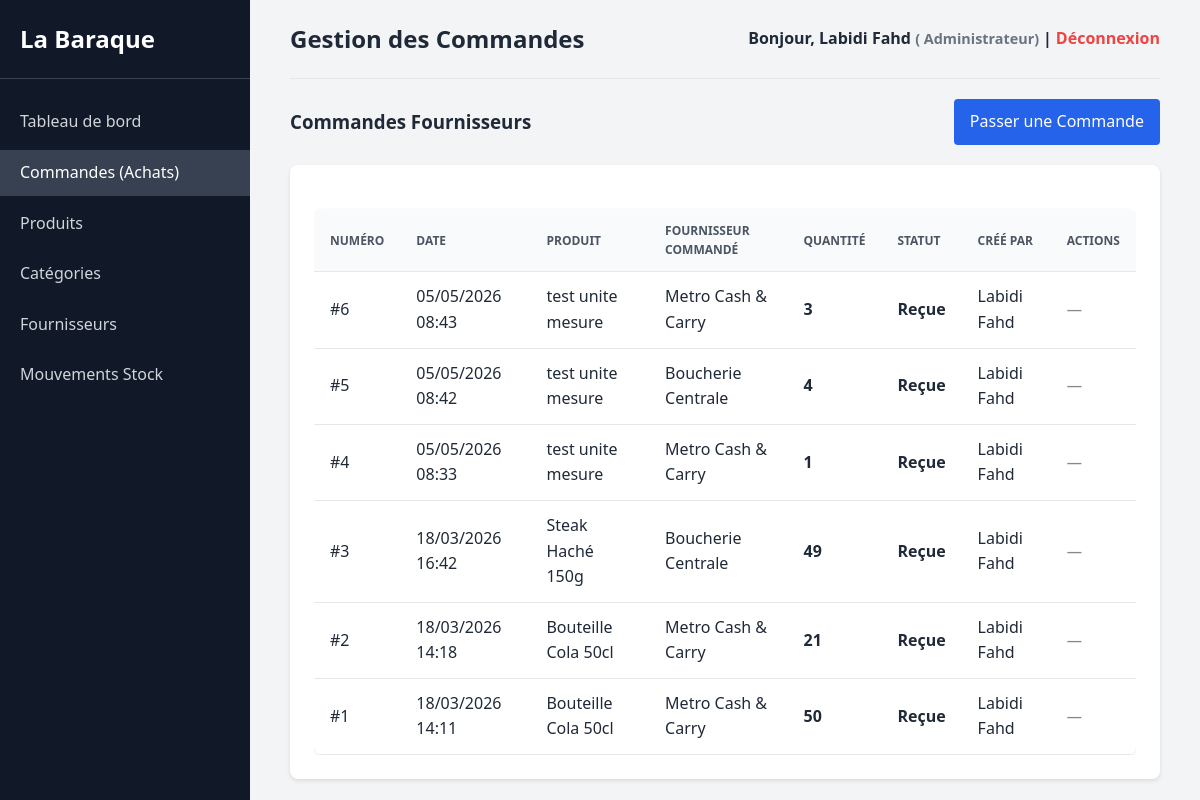
Page /index.php?controleur=commande&action=index (signed in) on the committed database.
### tables this page shows
CREATE TABLE IF NOT EXISTS `commandes` (
  `id_commande` int(11) NOT NULL AUTO_INCREMENT,
  `date_commande` datetime NOT NULL,
  `quantite` int(11) NOT NULL,
  `statut` enum('En attente','Reçue','Annulée') NOT NULL DEFAULT 'En attente',
  `id_prod` int(11) NOT NULL,
  `id_fourni` int(11) NOT NULL,
  `id_utilisateur` int(11) NOT NULL,
  PRIMARY KEY (`id_commande`),
  KEY `id_prod` (`id_prod`),
  KEY `id_fourni` (`id_fourni`),
  KEY `id_utilisateur` (`id_utilisateur`)
);

CREATE TABLE IF NOT EXISTS `produits` (
  `id_prod` int(11) NOT NULL AUTO_INCREMENT,
  `nom_prod` varchar(100) NOT NULL,
  `unite` varchar(20) NOT NULL,
  `stock_initial` int(11) NOT NULL DEFAULT 0,
  `seuil_alerte` int(11) NOT NULL DEFAULT 5,
  `id_categ` int(11) NOT NULL,
  `id_fourni` int(11) NOT NULL,
  PRIMARY KEY (`id_prod`),
  KEY `id_categ` (`id_categ`),
  KEY `id_fourni` (`id_fourni`)
);

CREATE TABLE IF NOT EXISTS `fournisseurs` (
  `id_fourni` int(11) NOT NULL AUTO_INCREMENT,
  `nom_fourni` varchar(100) NOT NULL,
  `tel_fourni` varchar(20) DEFAULT NULL,
  `rue_fourni` varchar(150) DEFAULT NULL,
  `cp_fourni` varchar(10) DEFAULT NULL,
  `ville_fourni` varchar(100) DEFAULT NULL,
  PRIMARY KEY (`id_fourni`)
);

CREATE TABLE IF NOT EXISTS `utilisateurs` (
  `id_utilisateur` int(11) NOT NULL AUTO_INCREMENT,
  `nom` varchar(100) NOT NULL,
  `email` varchar(150) NOT NULL,
  PRIMARY KEY (`id_utilisateur`),
  UNIQUE KEY `email` (`email`)
);

### controleurs/CommandeController.php (called while the page is built, shortened)
<?php
require_once BASE_PATH . '/modeles/Commande.php';
class CommandeController
{
    private $commandeModel;
    public function __construct()
    {
        $this->commandeModel      = new Commande();
    }
    public function index()
    {
        $commandes = $this->commandeModel->getAllWithDetails();
        require_once BASE_PATH . '/vues/commandes/index.php';
        require_once BASE_PATH . '/vues/layout.php';
    }
}
?>

### config/database.php (called while the page is built, shortened)
<?php
class Database
{
    private static $instance = null;
    private $conn;
    private function __construct()
    {
        try {
            $this->conn = new PDO("mysql:host=" . DB_HOST . ";dbname=" . DB_NAME . ";charset=utf8mb4", DB_USER, DB_PASS);
            $this->conn->setAttribute(PDO::ATTR_ERRMODE, PDO::ERRMODE_EXCEPTION);
            $this->conn->setAttribute(PDO::ATTR_DEFAULT_FETCH_MODE, PDO::FETCH_ASSOC);
            $this->conn->exec("SET NAMES utf8mb4");
        } catch (PDOException $e) {
            die("Erreur de connexion : " . $e->getMessage());
        }
    }
    public static function getInstance()
    {
        if (!self::$instance) {
            self::$instance = new Database();
        }
        return self::$instance;
    }
    public function getConnection()
    {
        return $this->conn;
    }
}
?>

### modeles/Model.php (called while the page is built, shortened)
<?php
require_once __DIR__ . '/../config/database.php';
abstract class Model
{
    public function __construct()
    {
        $this->db = Database::getInstance()->getConnection();
    }
}
?>

### modeles/Commande.php (called while the page is built, shortened)
<?php
require_once __DIR__ . '/Model.php';
class Commande extends Model
{
    public function getAllWithDetails()
    {
        $sql = "SELECT c.*, p.nom_prod, f.nom_fourni, u.nom as nom_utilisateur
                FROM commandes c
                JOIN produits p ON c.id_prod = p.id_prod
                JOIN fournisseurs f ON c.id_fourni = f.id_fourni
                JOIN utilisateurs u ON c.id_utilisateur = u.id_utilisateur
                ORDER BY c.date_commande DESC";
        $requete = $this->db->prepare($sql);
        $requete->execute();
        return $requete->fetchAll();
    }
}
?>

### vues/commandes/index.php (the view)
<div style="display: flex; justify-content: space-between; align-items: center; margin-bottom: 20px;">
    <h3>Commandes Fournisseurs</h3>
    <a href="<?= BASE_URL ?>/index.php?controleur=commande&action=create" class="btn">Passer une Commande</a>
</div>
<div class="card">
    <div class="table-responsive">
        <table class="table">
            <thead>
                <tr>
                    <th>Numéro</th>
                    <th>Date</th>
                    <th>Produit</th>
                    <th>Fournisseur commandé</th>
                    <th>Quantité</th>
                    <th>Statut</th>
                    <th>Créé par</th>
                    <th>Actions</th>
                </tr>
            </thead>
            <tbody>
                <?php if (empty($commandes)): ?>
                    <tr>
                        <td colspan="8" style="text-align: center;">Aucune commande trouvée.</td>
                    </tr>
                <?php else: ?>
                    <?php foreach ($commandes as $c): ?>
                        <tr>
                            <td>#<?= htmlspecialchars($c['id_commande']) ?></td>
                            <td><?= htmlspecialchars((new DateTime($c['date_commande']))->format('d/m/Y H:i')) ?></td>
                            <td><?= htmlspecialchars($c['nom_prod']) ?></td>
                            <td><?= htmlspecialchars($c['nom_fourni'] ?? 'N/A') ?></td>
                            <td style="font-weight: bold;"><?= htmlspecialchars($c['quantite']) ?></td>
                            <td>
                                <?php if ($c['statut'] === 'En attente'): ?>
                                    <span style="color: #d97706; font-weight: bold;">En attente</span>
                                <?php elseif ($c['statut'] === 'Reçue'): ?>
                                    <span style="color: var(--success-bg); font-weight: bold;">Reçue</span>
                                <?php elseif ($c['statut'] === 'Annulée'): ?>
                                    <span style="color: var(--danger-text); font-weight: bold;">Annulée</span>
                                <?php endif; ?>
                            </td>
                            <td><?= htmlspecialchars($c['nom_utilisateur'] ?? '') ?></td>
                            <td>
                                <?php if ($c['statut'] === 'En attente'): ?>
                                    <a href="<?= BASE_URL ?>/index.php?controleur=commande&action=recevoir&id=<?= $c['id_commande'] ?>"
                                        class="btn btn-secondary"
                                        style="padding: 5px 10px; font-size: 12px; background-color: #28a745; color: white; border: none; text-decoration: none; display: inline-block; margin-bottom: 5px;"
                                        onclick="return confirm('Confirmez-vous la réception de cette commande ? Le stock sera mis à jour.');">Marquer Reçue</a>
                                    <a href="<?= BASE_URL ?>/index.php?controleur=commande&action=annuler&id=<?= $c['id_commande'] ?>"
                                        class="btn btn-danger"
                                        style="padding: 5px 10px; font-size: 12px; border: none; text-decoration: none; display: inline-block;"
                                        onclick="return confirm('Voulez-vous annuler cette commande ?');">Annuler</a>
                                <?php else: ?>
                                    <span style="color: #888; font-style: italic;">—</span>
                                <?php endif; ?>
                            </td>
                        </tr>
                    <?php endforeach; ?>
                <?php endif; ?>
            </tbody>
        </table>
    </div>
</div>

### assets/css/style.css (style rules this page uses)
:root { --primary-color: #2563eb; --primary-hover: #1d4ed8; --bg-color: #f3f4f6; --card-bg: #ffffff; --text-main: #1f2937; --text-muted: #4b5563; --border-color: #e5e7eb; --danger-bg: #fee2e2; --danger-text: #b91c1c; --danger-border: #f87171; }
* { box-sizing: border-box; margin: 0; padding: 0; }
body { font-family: 'Segoe UI', Tahoma, Geneva, Verdana, sans-serif; background-color: var(--bg-color); color: var(--text-main); line-height: 1.6; }
.btn { display: inline-block; background-color: var(--primary-color); color: white; padding: 10px 16px; border: none; border-radius: 4px; cursor: pointer; font-size: 16px; text-decoration: none; text-align: center; transition: background-color 0.2s; }
.table-responsive { overflow-x: auto; }
.table { width: 100%; border-collapse: collapse; margin-top: 20px; background-color: var(--card-bg); border-radius: 8px; overflow: hidden; box-shadow: 0 1px 3px rgba(0,0,0,0.1); }
.table th, .table td { padding: 12px 16px; text-align: left; border-bottom: 1px solid var(--border-color); }
.table th { background-color: #f9fafb; font-weight: 600; color: var(--text-muted); text-transform: uppercase; font-size: 12px; }
.card { background-color: var(--card-bg); padding: 24px; border-radius: 8px; box-shadow: 0 2px 4px rgba(0,0,0,0.1); }

### rows in the picture
commandes: id_commande "6", date_commande "05/05/2026 08:43", id_prod.nom_prod "test unite mesure", id_fourni.nom_fourni "Metro Cash & Carry", quantite "3", statut "Reçue", id_utilisateur.nom "Labidi Fahd"
commandes: id_commande "5", date_commande "05/05/2026 08:42", id_prod.nom_prod "test unite mesure", id_fourni.nom_fourni "Boucherie Centrale", quantite "4", statut "Reçue", id_utilisateur.nom "Labidi Fahd"
commandes: id_commande "4", date_commande "05/05/2026 08:33", id_prod.nom_prod "test unite mesure", id_fourni.nom_fourni "Metro Cash & Carry", quantite "1", statut "Reçue", id_utilisateur.nom "Labidi Fahd"
commandes: id_commande "3", date_commande "18/03/2026 16:42", id_prod.nom_prod "Steak Haché 150g", id_fourni.nom_fourni "Boucherie Centrale", quantite "49", statut "Reçue", id_utilisateur.nom "Labidi Fahd"
commandes: id_commande "2", date_commande "18/03/2026 14:18", id_prod.nom_prod "Bouteille Cola 50cl", id_fourni.nom_fourni "Metro Cash & Carry", quantite "21", statut "Reçue", id_utilisateur.nom "Labidi Fahd"
commandes: id_commande "1", date_commande "18/03/2026 14:11", id_prod.nom_prod "Bouteille Cola 50cl", id_fourni.nom_fourni "Metro Cash & Carry", quantite "50", statut "Reçue", id_utilisateur.nom "Labidi Fahd"

### other values in the picture
$pageTitle "Gestion des Commandes"
$_SESSION['user_nom'] "Labidi Fahd"
$_SESSION['user_role'] "Administrateur"
